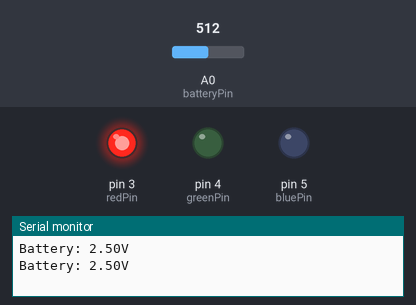
This sketch was run on a simulated Arduino Uno, built with avr-gcc and run on an emulated ATmega328P. Parts: output pins drawn as LEDs (lit = HIGH), the last lines printed to the serial monitor. Inputs (shaded band) come from the test bench; at power-on: A0 (batteryPin) = 512.

Above: at 1.2 s.
1.3 s: A0 (batteryPin) set to 744
3.1 s: A0 (batteryPin) set to 770
At 4.4 s:
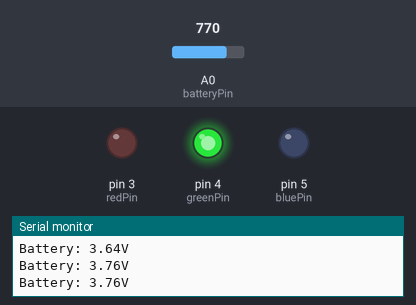
5.2 s: A0 (batteryPin) set to 806
6.7 s: A0 (batteryPin) set to 825
At 8.5 s:
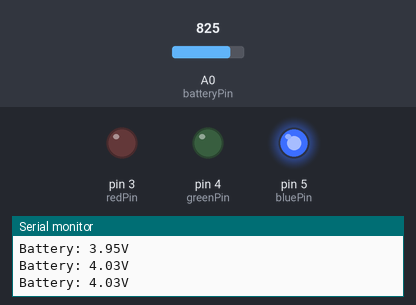
8.8 s: A0 (batteryPin) set to 716
At 10.2 s:
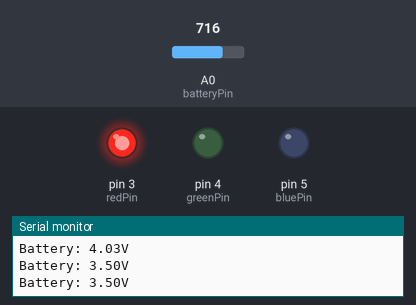
10.6 s: A0 (batteryPin) set to 900
At 11.8 s:
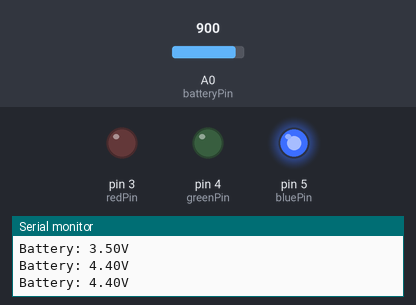
Timing chart, 0 to 13.4 s (numbered marks = the images above; inputs shaded):
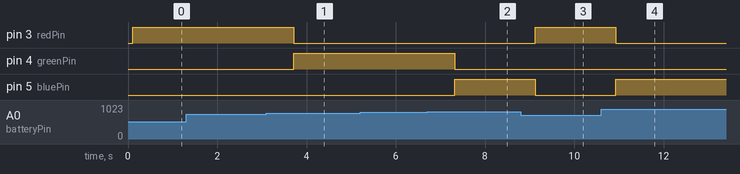

Measured:
- the behaviour switches between 757 and 758 on A0 (batteryPin) (found by bisection; images 0 and 1)
- the behaviour switches between 818 and 819 on A0 (batteryPin) (found by bisection; images 1 and 2)
- after the input at 3.1 s, pin 3 (redPin): HIGH → LOW after 0.61 s; pin 4 (greenPin): LOW → HIGH after 0.61 s
- after the input at 6.7 s, pin 4 (greenPin): HIGH → LOW after 0.62 s; pin 5 (bluePin): LOW → HIGH after 0.62 s
- after the input at 8.8 s, pin 3 (redPin): LOW → HIGH after 0.33 s; pin 5 (bluePin): HIGH → LOW after 0.33 s
- after the input at 10.6 s, pin 3 (redPin): HIGH → LOW after 0.33 s; pin 5 (bluePin): LOW → HIGH after 0.33 s

The sketch:

Nano_LED.ino
```cpp
// [RX 시스템 전압 감시 및 LED 표시 코드]
const int redPin = 3;    // Red LED
const int greenPin = 4;  // Green LED
const int bluePin = 5;   // Blue LED
const int batteryPin = A0;

void setup() {
  pinMode(redPin, OUTPUT);
  pinMode(greenPin, OUTPUT);
  pinMode(bluePin, OUTPUT);
  Serial.begin(9600); // PC에서 전압 확인용
}

void loop() {
  // 1. 배터리 전압 읽기 (10번 측정해서 평균냄 - 노이즈 제거)
  long sum = 0;
  for(int i=0; i<10; i++) {
    sum += analogRead(batteryPin);
    delay(10);
  }
  float avgRead = sum / 10.0;

  // 2. 실제 전압 계산 (5.0V 승압 기준)
  float voltage = (avgRead * 5.0) / 1023.0;

  // 시리얼 모니터로 전압 확인 (필요시 보정용)
  Serial.print("Battery: "); Serial.print(voltage); Serial.println("V");

  // 3. 배터리 잔량 구간별 LED 제어
  allOff();
  if (voltage < 3.7) {
    digitalWrite(redPin, HIGH);   // 0~40% : 빨강 (충전 시급)
  }
  else if (voltage < 4.0) {
    digitalWrite(greenPin, HIGH); // 40~80% : 초록 (보통)
  }
  else {
    digitalWrite(bluePin, HIGH);  // 80~100% : 파랑 (충전 완료)
  }

  delay(500); // 0.5초마다 갱신
}

void allOff() {
  digitalWrite(redPin, LOW);
  digitalWrite(greenPin, LOW);
  digitalWrite(bluePin, LOW);
}
```
